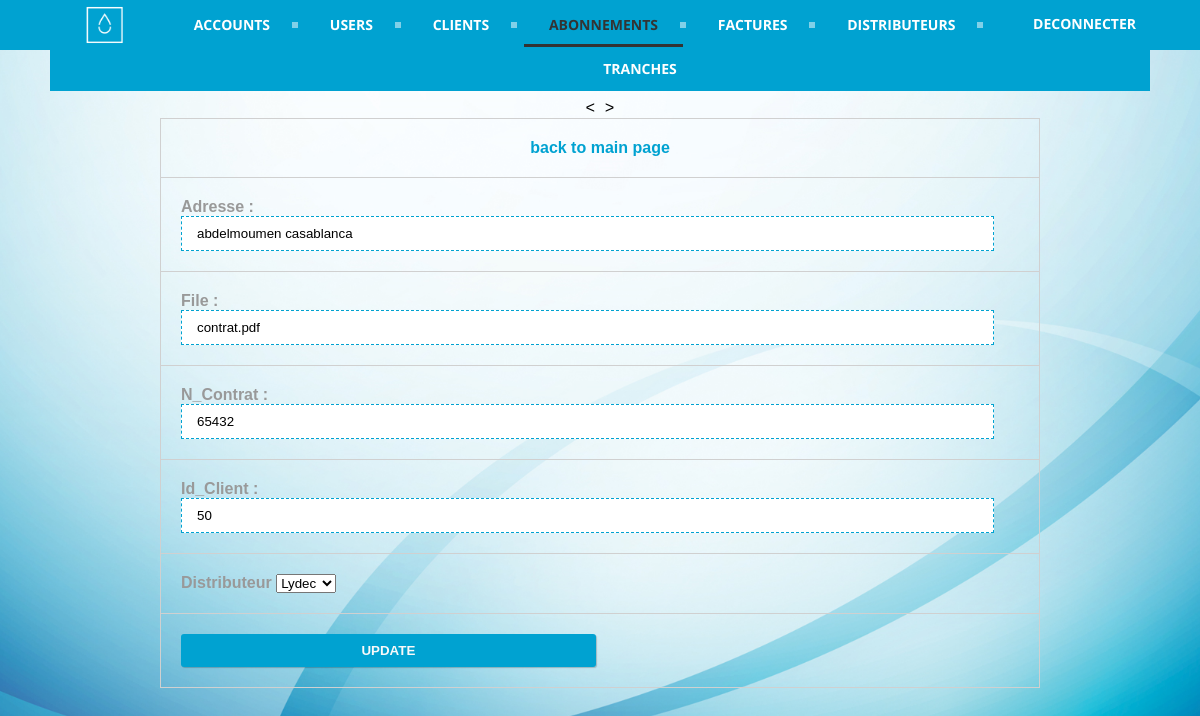
/admin/abonnement/edit_data.php?edit_id=3 (signed in), run on the app's committed database.
### tables this page shows
CREATE TABLE `abonnement` (
  `idAbonnement` int(255) NOT NULL,
  `adresse` varchar(255) DEFAULT NULL,
  `file` varchar(45) DEFAULT NULL,
  `n_contrat` varchar(45) DEFAULT NULL,
  `client` int(255) DEFAULT NULL,
  `distributeur` int(255) DEFAULT NULL
);

### admin/abonnement/edit_data.php (the view, shortened to what this page needs)
<?php
if(isset($_GET['edit_id']))
{
 $sql_query="SELECT * FROM abonnement WHERE idAbonnement=".$_GET['edit_id'];
 $result_set=mysql_query($sql_query);
  $fetched_row=mysql_fetch_array($result_set);
}
?>
<html>
<head>
<link rel="stylesheet" href="../../public/css/style.css" type="text/css" />
</head>
<body>
<center>
<div id="header">
 <div id="content">
    <div id='cssmenu'>
     <a href="../../"><img src="../../public/img/logo-white.png" style="width: 50px; height: 50px; float: left; margin-left: 30px" /></a>
            <form id='logout' action='../../logout-submit.php' method='post' accept-charset='UTF-8'>
                <input type="submit" class="login-button" value="Deconnecter"></input>
            </form>
        <ul>
              <li><a href="../account/"><span>Accounts</span></a></li>
              <li><a href="../user/"><span>Users</span></a></li>
              <li><a href="../client/"><span>Clients</span></a></li>
              <li class="active"><a href="#"><span>Abonnements</span></a></li>
              <li><a href="../facture/"><span>Factures</span></a></li>
              <li><a href="../distributeur/"><span>Distributeurs</span></a></li>
              <li class='last'><a href="../tranche/"><span>Tranches</span></a></li>
        </ul>
    </div>
    </div>
</div>
<div id="body">
 <div id="content">
    <form method="post"><
    <table align="center">
    <tr>
    <td align="center"><a href="index.php">back to main page</a></td>
    </tr>
    <tr>
    <td>
    Adresse :
    <input type="text" name="adresse" placeholder="adresse" value="<?php echo $fetched_row['adresse']; ?>" required /></td>
    </tr>
    <tr>
    <td>
    File :
    <input type="text" name="file" placeholder="file" value="<?php echo $fetched_row['file']; ?>" required /></td>
    </tr>
    <tr>
    <td>
    N_Contrat :
    <input type="text" name="n_contrat" placeholder="n_contrat" value="<?php echo $fetched_row['n_contrat']; ?>" required /></td>
    </tr>
      <tr>
    <td>
    Id_Client :
    <input type="number" name="client" placeholder="client" value="<?php echo $fetched_row['client']; ?>" required /></td>
    </tr>
    <tr>
            <td>
              <label for="distributeur">Distributeur</label>
              <select id="distributeur" name="distributeur" required>
                  <?php
                     $sql_query="SELECT * FROM distributeur";
                     $result_set=mysql_query($sql_query);
                     while($row=mysql_fetch_row($result_set))
                     {
                      ?>
                      <option value="<?php echo $row[0]; ?>"><?php echo $row[1]; ?></option>
                      <?php
                     }
                 ?></select>
            </td>
        </tr>>
    <td>
    <button type="submit" name="btn-update"><strong>UPDATE</strong></button>
    </td>
    </table>
    </form>
    </div>
</div>
</center>
</body>
</html>

### public/css/style.css (style rules this page uses)
* { margin:0; padding:0; }
html { margin:0; padding:0; background: url(../img/blue.PNG) no-repeat center fixed; -webkit-background-size: cover; background-size: cover; }
body { font-family:"Courier New", Courier, monospace; }
#header { width:100%; height:50px; background:#00a2d1; color:#f9f9f9; font-family:"Lucida Sans Unicode", "Lucida Grande", sans-serif; font-size:35px; text-align:center; }
#header a { color:#fff; text-decoration:blink; }
#body { margin-top:50px; }
#content { padding-left: 50px; padding-right: 50px; }
table { width:80%; font-family:Tahoma, Geneva, sans-serif; font-weight:bolder; color:#999; margin-bottom:80px; }
table a { text-decoration:none; color:#00a2d1; }
table,td,th { border-collapse:collapse; border:solid #d0d0d0 1px; padding:20px; }
table td input { width:97%; height:35px; border:dashed #00a2d1 1px; padding-left:15px; font-family:Verdana, Geneva, sans-serif; box-shadow:0px 0px 0px rgba(1,0,0,0.2); outline:none; }
table td button { border:solid #f9f9f9 0px; box-shadow:1px 1px 1px rgba(1,0,0,0.2); outline:none; background:#00a2d1; padding:9px 15px 9px 15px; color:#f9f9f9; font-family:Arial, Helvetica, sans-serif; font-weight:bolder; border-radius:3px; width:49.5%; }
#cssmenu { background: #00a2d1; width: auto; }
#cssmenu ul { list-style: none; margin: 0; padding: 0; line-height: 1; display: block; zoom: 1; }
#cssmenu ul:after { content: " "; display: block; font-size: 0; height: 0; clear: both; visibility: hidden; }
#cssmenu ul li { display: inline-block; padding: 0; margin: 0; }
#cssmenu ul li a { color: #ffffff; text-decoration: none; display: block; padding: 15px 25px; font-family: 'Open Sans', sans-serif; font-weight: 700; text-transform: uppercase; font-size: 14px; position: relative; -webkit-transition: color .25s; -moz-transition: color .25s; -ms-transition: color .25s; -o-transition: color .25s; transition: color .25s; }
#cssmenu ul li a:after { content: ""; display: block; position: absolute; right: -3px; top: 19px; height: 6px; width: 6px; background: #ffffff; opacity: .5; }
#cssmenu ul li a:before { content: ""; display: block; position: absolute; left: 0; bottom: 0; height: 3px; width: 0; background: #333333; -webkit-transition: width .25s; -moz-transition: width .25s; -ms-transition: width .25s; -o-transition: width .25s; transition: width .25s; }
#cssmenu ul li.last > a:after, #cssmenu ul li:last-child > a:after { display: none; }
#cssmenu ul li.active a { color: #333333; }
#cssmenu ul li.active a:before { width: 100%; }
.login-button { float: right; padding: 14px; background-color: Transparent; background-repeat: no-repeat; border: none; cursor: pointer; overflow: hidden; outline: none; font-family: 'Open Sans', sans-serif; font-weight: 700; text-transform: uppercase; font-size: 14px; color: white; }

### data on the page
abonnement: adresse "abdelmoumen casablanca", file "contrat.pdf", n_contrat "65432", client "50"

### other printed values
form field distributeur "Lydec"
